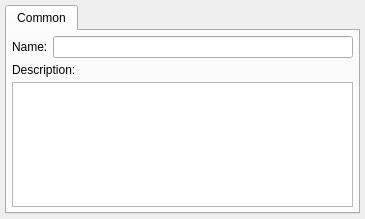
<ui version="4.0" >
 <class>dEditRole</class>
 <widget class="QMainWindow" name="dEditRole" >
  <property name="geometry" >
   <rect>
    <x>0</x>
    <y>0</y>
    <width>365</width>
    <height>219</height>
   </rect>
  </property>
  <property name="windowTitle" >
   <string>Role</string>
  </property>
  <widget class="QWidget" name="widget" >
   <property name="geometry" >
    <rect>
     <x>0</x>
     <y>0</y>
     <width>365</width>
     <height>219</height>
    </rect>
   </property>
   <layout class="QGridLayout" >
    <item row="0" column="0" >
     <widget class="QTabWidget" name="tabWidget7" >
      <widget class="QWidget" name="tab" >
       <attribute name="title" >
        <string>Common</string>
       </attribute>
       <layout class="QGridLayout" >
        <item row="1" column="0" >
         <widget class="QLabel" name="textLabel2" >
          <property name="text" >
           <string>Description:</string>
          </property>
          <property name="wordWrap" >
           <bool>false</bool>
          </property>
         </widget>
        </item>
        <item row="0" column="0" >
         <layout class="QHBoxLayout" >
          <item>
           <widget class="QLabel" name="textLabel1" >
            <property name="text" >
             <string>Name:</string>
            </property>
            <property name="wordWrap" >
             <bool>false</bool>
            </property>
           </widget>
          </item>
          <item>
           <widget class="QLineEdit" name="eName" />
          </item>
         </layout>
        </item>
        <item row="2" column="0" >
         <widget class="QTextEdit" name="eDescription" />
        </item>
       </layout>
      </widget>
     </widget>
    </item>
   </layout>
  </widget>
 </widget>
 <layoutdefault spacing="5" margin="5" />
 <pixmapfunction>rcIcon</pixmapfunction>
 <customwidgets>
  <customwidget>
   <class>QMainWindow</class>
   <extends>QWidget</extends>
   <header>qmainwindow.h</header>
   <container>1</container>
  </customwidget>
  <customwidget>
   <class>QTextEdit</class>
   <extends>QFrame</extends>
   <header>qtextedit.h</header>
  </customwidget>
 </customwidgets>
 <includes>
  <include location="local" >mdtree.h</include>
  <include location="local" >cfgform.h</include>
  <include location="local" >mainform.h</include>
 </includes>
 <resources/>
 <connections/>
</ui>
